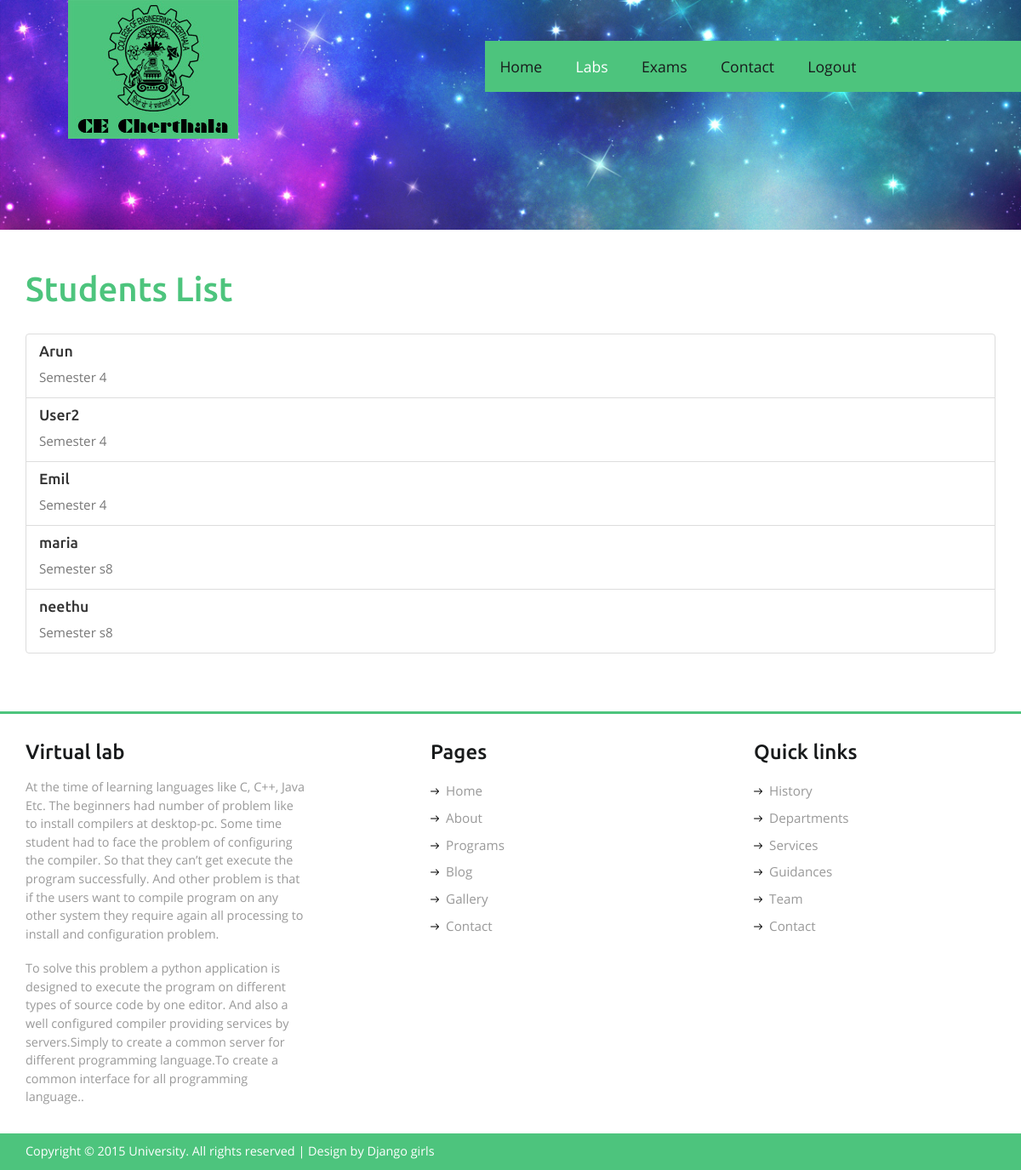
Screenshot of /Faculty/liststudents/7/ with the database file from the repository.
### codepadapp/models.py (models this page shows)
class Students(models.Model):
    loginid = models.ForeignKey(Login)
    admission_no = models.CharField(max_length=256)
    firstname = models.CharField(max_length=256)
    lastname = models.CharField(max_length=256)
    address = models.CharField(max_length=1024)
    contact = models.CharField(max_length=256)
    email = models.CharField(max_length=256)
    department = models.CharField(max_length=256)
    semester = models.CharField(max_length=256)
    def __str__(self):
        return self.firstname

### codepadapp/faculty.py (the view)
# urls.py: url(r'^Faculty/liststudents/(?P<lab>\w+)/', faculty.list_students, name='labstudents'),
def list_students(request, lab):
    data = Students.objects.all()
    print(data)
    return render(request, 'Faculty/labstudents.html', {'students': data, 'lab': lab})

### codepadapp/templates/Faculty/labstudents.html (shortened to what this page needs)
<!DOCTYPE HTML>
<html>
<head>
    {% load staticfiles %}
<link href="{% static 'css/bootstrap.css' %}" rel='stylesheet' type='text/css' />
<link href="{% static 'css/style.css' %}" rel='stylesheet' type='text/css' />
</head>
<body>
<div class="banner2">
	 <div class="header">
			 <div class="logo">
				 <a href="index.html"><img src="{% static 'images/logo.jpg' %}" alt=""/></a>
			 </div>
			 <div class="top-menu">
				 <ul class="navig">
					 <li><a href="home">Home</a></li>
                     <li class="active"><a href="lab">Labs</a></li>
					 <li><a href="/Faculty/addexam">Exams</a></li>
					 <li><a href=contact>Contact</a></li>
					 <li><a href="logout">Logout</a></li>
				 </ul>
			 </div>
	 </div>
</div>
<div class="about-sec">
	 <div class="container">
		  <div class="about-head">
			<h2>Students List</h2>
            <div class="list-group">
                {% for student in students %}
              <a href="/Faculty/runprogram/{{ lab }}" class="list-group-item">
                <h4 class="list-group-item-heading">{{ student.firstname }}</h4>
                <p class="list-group-item-text">Semester {{ student.semester }}</p>
              </a>
                {% endfor %}
            </div>
          </div>
	</div>
</div>
<div class="footer">
	 <div class="container">
		 <div class="ftr-sec">
			 <div class="col-md-4 ftr-grid">
				 <h3>Virtual lab</h3>
				 <p>At the time of learning languages like C, C++, Java Etc. The beginners had number of
problem like to install compilers at desktop-pc. Some time student had to face the problem of
configuring the compiler. So that they can’t get execute the program successfully. And other
problem is that if the users want to compile program on any other system they require again all
processing to install and configuration problem.</p>
				 <p>To solve this problem a python application is
designed to execute the program on different types of source code by one editor. And also a
well configured compiler providing services by servers.Simply to create a common server for
different programming language.To create a common interface for all programming language..</p>
			 </div>
			 <div class="col-md-4 ftr-grid2">
				 <h3>Pages</h3>
				 <ul>
					 <li><a href="index.html"><span></span>Home</a></li>
					 <li><a href="about.html"><span></span>About</a></li>
					 <li><a href="program.html"><span></span>Programs</a></li>
					 <li><a href="blog.html"><span></span>Blog</a></li>
					 <li><a href="gallery.html"><span></span>Gallery</a></li>
					 <li><a href="contact.html"><span></span>Contact</a></li>
				 </ul>
			 </div>
			 <div class="col-md-4 ftr-grid3">
				 <h3>Quick links</h3>
				 <ul>
					 <li><a href="about.html"><span></span>History</a></li>
					 <li><a href="about.html"><span></span>Departments</a></li>
					 <li><a href="gallery.html"><span></span>Services</a></li>
					 <li><a href="blog.html"><span></span>Guidances</a></li>
					 <li><a href="about.html"><span></span>Team</a></li>
					 <li><a href="contact.html"><span></span>Contact</a></li>
				 </ul>
			 </div>
			 <div class="clearfix"></div>
		 </div>
	 </div>
</div>
<div class="copywrite">
	 <div class="container">
		 <p>Copyright © 2015 University. All rights reserved | Design by Django girls </p>
	 </div>
</div>
</body>
</html>

### codepadapp/static/css/style.css (style rules this page uses)
h4, h5, h6, h1, h2, h3 { margin: 0; }
ul, ol { margin: 0; padding:0; }
p { margin: 0; }
html, body { font-family: 'OpenSans-Regular'; font-size: 100%; background: #ffffff; }
body a { transition:0.5s all; -webkit-transition:0.5s all; -moz-transition:0.5s all; -o-transition:0.5s all; -ms-transition:0.5s all; }
.logo { float:left; margin-left:5em; }
.top-menu { float:right; background: #4dc47d; margin: 3em 0 0 0; padding:0 11em 0 0em; }
.top-menu ul li { display:inline-block; }
.top-menu ul li a { display:block; color:#181a1b; font-size:1.1em; padding:1em 1em; text-decoration:none; }
.top-menu ul li.active a,.top-menu ul li a:hover { color:#fff; }
.footer { padding:2em 0; border-top:3px solid #4dc47d; }
.ftr-grid { padding:0 3em 0 0; }
.ftr-grid h3,.ftr-grid2 h3,.ftr-grid3 h3 { font-family: 'Ubuntu-Medium'; font-size: 1.5em; color: #181a1b; margin-bottom: 0.7em; }
.ftr-grid p { line-height: 1.5em; color: #999; font-size: 0.9em; }
.ftr-grid p:nth-child(3) { padding-top:1.3em; }
.ftr-grid2,.ftr-grid3 { padding-left: 6em; }
.ftr-grid2 ul li,.ftr-grid3 ul li { display:block; }
.ftr-grid2 ul li a,.ftr-grid3 ul li a { display:block; padding:5px 0; color: #999; font-size: 0.95em; }
.ftr-grid2 ul li a span,.ftr-grid3 ul li a span { width: 12px; height: 10px; display: inline-block; background: url(../images/awr.png) no-repeat 0px 0px; margin-right: 0.4em; }
.copywrite { background:#4dc47d; padding:0.7em; }
.copywrite p { color: #fff; font-size: 0.9em; text-align: left; }
.banner2 { background:url(../images/banner.jpg) no-repeat; background-size:cover; min-height:270px; }
.about-sec { padding:3em 0; }
.about-head h2,.gallery h2,.main-head-section h2,.blog-head h2,h2.top { font-family: 'Ubuntu-Medium'; font-size: 2.5em; margin-bottom: 0.5em; color: #4dc47d; }
.about-head h4 { font-family: 'Ubuntu-Medium'; font-size: 1.1em; color: #181a1b; margin-bottom: 0.5em; }
.about-head p { font-size: 0.95em; color: #777; line-height: 1.7em; }
.list-group { margin-top: 30px; }
.list-group-item { position: relative; color:#542f1d; display: block; padding: 10px 15px; margin-bottom: -1px; background:none !important; }
a.list-group-item { color:#542f1d; }

### rows the page displays
Students: firstname "Arun", semester "4"
Students: firstname "User2", semester "4"
Students: firstname "Emil", semester "4"
Students: firstname "maria", semester "s8"
Students: firstname "neethu", semester "s8"
